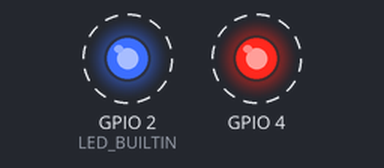
This program was run on a simulated ESP32. Parts: output pins drawn as LEDs (lit = HIGH). Dashed ring = blinking. What the program prints to the serial monitor is not drawn.

Above: at 0.1 s.
Timing chart, 0 to 3.0 s (numbered marks = the images above):
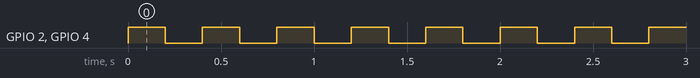

Measured:
- by itself, GPIO 2 (LED_BUILTIN), GPIO 4: alternates HIGH for 0.20 s and LOW for 0.20 s

The program:

main.cpp
```cpp
/********************************************************************
 * Exemplo para verificar consumo de memória pela tarefa - High Water Mark
 * Fabiano Piroli
 ********************************************************************/

// Biblioteca arduino
#include <Arduino.h>

// Biblioteca FreeRTOS
#include <freertos/FreeRTOS.h>
#include <freertos/task.h>

// LED1: LED interno da placa (GPIO 2)
#ifndef LED_BUILTIN
#define LED_BUILTIN 2
#endif
#define LED1 LED_BUILTIN

// LED2: Segundo LED (GPIO 4 - externo)
#define LED2 4

// Variáveis para armazenar os handles das tasks
TaskHandle_t task1Handle = NULL;
TaskHandle_t task2Handle = NULL;
TaskHandle_t task3Handle = NULL;

// Protótipos das funções das tasks
void taskBlink(void *pvParameters);
void task2(void *pvParameters);

// Variáveis auxiliares
int valor = 500;

void setup()
{
  Serial.begin(9600);

  xTaskCreatePinnedToCore(
      taskBlink,
      "Task 1",
      configMINIMAL_STACK_SIZE,
      (void *)LED1,
      1,
      &task1Handle,
      APP_CPU_NUM
    ); // Task 1 no Core 0

  xTaskCreatePinnedToCore(
      task2,
      "Task 2",
      configMINIMAL_STACK_SIZE + 1024,
      (void *)valor,
      2,
      &task2Handle,
      PRO_CPU_NUM
    ); // Task 2 no Core 1

  xTaskCreatePinnedToCore(
      taskBlink,
      "Task 3",
      configMINIMAL_STACK_SIZE,
      (void *)LED2,
      1,
      &task3Handle,
      APP_CPU_NUM
    ); // Task 3 no Core 0
}

void loop()
{
  vTaskDelay(3000); // Delay para evitar que o loop principal consuma muito tempo
}

// Função da Task 1
void taskBlink(void *pvParameters)
{
  UBaseType_t uxHighWaterMark; // Obtém o valor do High Water Mark da task atual
  int pin = (int)pvParameters; // Converte o parâmetro para inteiro
  pinMode(pin, OUTPUT);

  while (1)
  {
    digitalWrite(pin, !digitalRead(pin)); // Alterna o estado do LED
    vTaskDelay(pdMS_TO_TICKS(200));       // Delay de 200ms

    uxHighWaterMark = uxTaskGetStackHighWaterMark(NULL); // Obtém o valor do High Water Mark da task atual
    Serial.print(pcTaskGetName(NULL)); // Imprime o nome da task atual
    Serial.print(": ");
    Serial.println(uxHighWaterMark); // Imprime o valor do High Water Mark no Serial Monitor
  }
}

// Função da Task 2
void task2(void *pvParameters)
{
  UBaseType_t uxHighWaterMark;
  int cont = (int)pvParameters; // Converte o parâmetro para inteiro

  while (1)
  {
    Serial.println("Task 2: " + String(cont++)); // Imprime a contagem no Serial Monitor
    vTaskDelay(pdMS_TO_TICKS(1000));             // Delay de 1 segundo

    uxHighWaterMark = uxTaskGetStackHighWaterMark(NULL);
    Serial.print(pcTaskGetName(NULL));
    Serial.print(" : ");
    Serial.println(uxHighWaterMark);
  }
}
```
